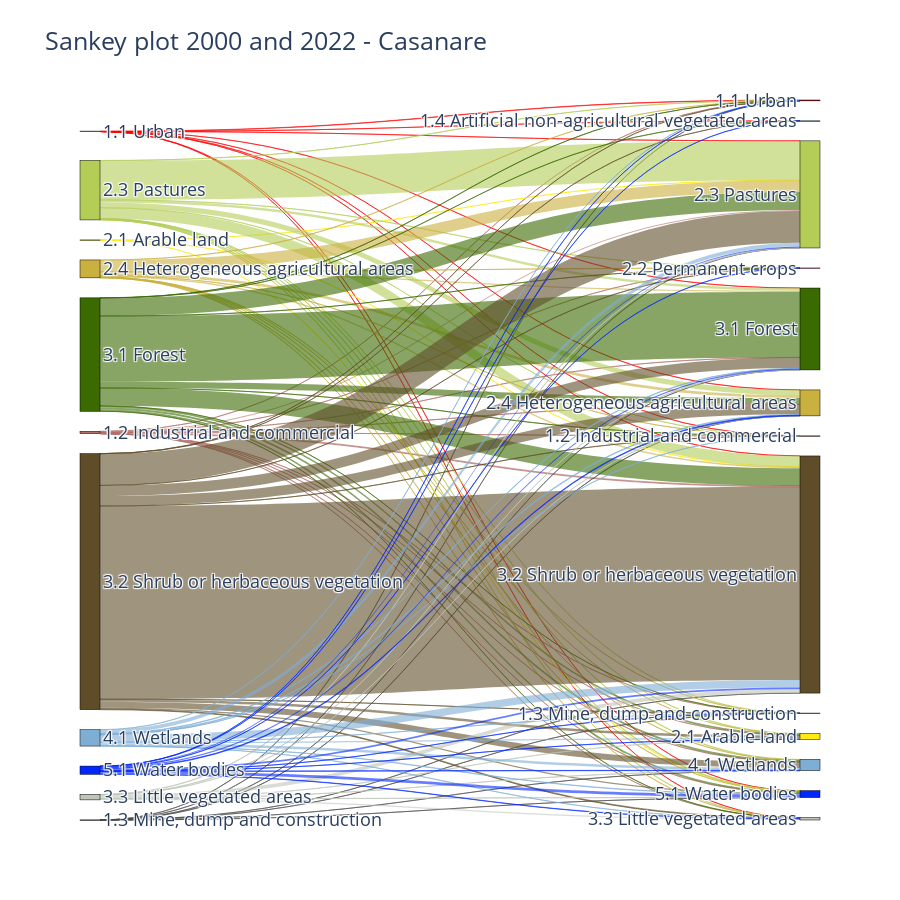

Write notebook code for a chart like this one.
### Code cell
inter = inter.rename(columns={'level2_1': 'Date1','level2_2':'Date2'})

label_set = set()
links = []

def add_links(inter, col_from, col_to):
    temp = inter.groupby([col_from, col_to])["area"].sum().reset_index()
    for _, row in temp.iterrows():
        source = f"{col_from}_{row[col_from]}"
        target = f"{col_to}_{row[col_to]}"
        value = row["area"]
        label_set.update([source, target])
        links.append((source, target, value))

add_links(inter, "Date1", "Date2")

labels = list(label_set)
labels = sorted(label_set, key=lambda x: x.split("_", 1)[1])
label_to_index = {label: i for i, label in enumerate(labels)}

source = [label_to_index[s] for s, t, v in links]
target = [label_to_index[t] for s, t, v in links]
value = [v for s, t, v in links]

color_dict = {
    "1.1 Urban": "#FD0000",
    "1.2 Industrial and commercial": "#B26E69",
    "1.3 Mine, dump and construction": "#4a4a4a",
    "1.4 Artificial non-agricultural vegetated areas": "#00CCBB",
    "2.1 Arable land": "#ffeb12",
    "2.2 Permanent crops": "#ED66C0",
    "2.3 Pastures": "#b3cd57",
    "2.4 Heterogeneous agricultural areas": "#CAB03E",
    "3.1 Forest": "#3a6a00",
    "3.2 Shrub or herbaceous vegetation": "#5f4d29",
    "3.3 Little vegetated areas": "#bfc5b9",
    "4.1 Wetlands": "#7faed5",
    "5.1 Water bodies": "#0127ff",
    "9.9 Unknown": "#FBF1F1"
}

display_labels = [label.split("_", 1)[1] for label in labels]

colors = []
for label in labels:
    class_name = label.split("_", 1)[1].strip()
    colors.append(color_dict.get(class_name, "gray"))

def hex_to_rgba(hex_color, alpha=0.6):
    hex_color = hex_color.lstrip("#")
    r, g, b = tuple(int(hex_color[i:i+2], 16) for i in (0, 2, 4))
    return f"rgba({r},{g},{b},{alpha})"

missing_classes = set()
for s, t, v in links:
    class_name = s.split("_", 1)[1].strip()
    if class_name not in color_dict:
        missing_classes.add(class_name)

link_colors = []
for s, t, v in links:
    class_name = s.split("_", 1)[1].strip()
    hex_color = color_dict.get(class_name, "#999999")
    link_colors.append(hex_to_rgba(hex_color))

fig = go.Figure(data=[go.Sankey(
    arrangement="snap",
    node=dict(
        pad=20,
        thickness=20,
        line=dict(color="black", width=0.5),
        label=display_labels,
        color=colors
    ),
    link=dict(
        source=source,
        target=target,
        value=value,
        color=link_colors
    )
)])

fig.update_layout(
    title_text="Sankey plot 2000 and 2022 - Casanare",
    font_size=18,
    height=900
)

### Figure 1 — Plotly figure (JSON) as saved in the notebook; plotly's stock layout.template omitted (floating-point values rounded to 4 significant figures)
{"data": [{"arrangement": "snap", "link": {"color": ["rgba(253,0,0,0.6)", "rgba(253,0,0,0.6)", "rgba(253,0,0,0.6)", "rgba(253,0,0,0.6)", "rgba(253,0,0,0.6)", "rgba(253,0,0,0.6)", "rgba(253,0,0,0.6)", "rgba(253,0,0,0.6)", "rgba(253,0,0,0.6)", "rgba(178,110,105,0.6)", "rgba(178,110,105,0.6)", "rgba(178,110,105,0.6)", "rgba(178,110,105,0.6)", "rgba(178,110,105,0.6)", "rgba(178,110,105,0.6)", "rgba(178,110,105,0.6)", "rgba(178,110,105,0.6)", "rgba(178,110,105,0.6)", "rgba(178,110,105,0.6)", "rgba(178,110,105,0.6)", "rgba(178,110,105,0.6)", "rgba(74,74,74,0.6)", "rgba(74,74,74,0.6)", "rgba(74,74,74,0.6)", "rgba(74,74,74,0.6)", "rgba(74,74,74,0.6)", "rgba(74,74,74,0.6)", "rgba(74,74,74,0.6)", "rgba(74,74,74,0.6)", "rgba(255,235,18,0.6)", "rgba(255,235,18,0.6)", "rgba(255,235,18,0.6)", "rgba(179,205,87,0.6)", "rgba(179,205,87,0.6)", "rgba(179,205,87,0.6)", "rgba(179,205,87,0.6)", "rgba(179,205,87,0.6)", "rgba(179,205,87,0.6)", "rgba(179,205,87,0.6)", "rgba(179,205,87,0.6)", "rgba(179,205,87,0.6)", "rgba(179,205,87,0.6)", "rgba(179,205,87,0.6)", "rgba(179,205,87,0.6)", "rgba(202,176,62,0.6)", "rgba(202,176,62,0.6)", "rgba(202,176,62,0.6)", "rgba(202,176,62,0.6)", "rgba(202,176,62,0.6)", "rgba(202,176,62,0.6)", "rgba(202,176,62,0.6)", "rgba(202,176,62,0.6)", "rgba(202,176,62,0.6)", "rgba(202,176,62,0.6)", "rgba(202,176,62,0.6)", "rgba(202,176,62,0.6)", "rgba(58,106,0,0.6)", "rgba(58,106,0,0.6)", "rgba(58,106,0,0.6)", "rgba(58,106,0,0.6)", "rgba(58,106,0,0.6)", "rgba(58,106,0,0.6)", "rgba(58,106,0,0.6)", "rgba(58,106,0,0.6)", "rgba(58,106,0,0.6)", "rgba(58,106,0,0.6)", "rgba(58,106,0,0.6)", "rgba(58,106,0,0.6)", "rgba(58,106,0,0.6)", "rgba(95,77,41,0.6)", "rgba(95,77,41,0.6)", "rgba(95,77,41,0.6)", "rgba(95,77,41,0.6)", "rgba(95,77,41,0.6)", "rgba(95,77,41,0.6)", "rgba(95,77,41,0.6)", "rgba(95,77,41,0.6)", "rgba(95,77,41,0.6)", "rgba(95,77,41,0.6)", "rgba(95,77,41,0.6)", "rgba(95,77,41,0.6)", "rgba(95,77,41,0.6)", "rgba(191,197,185,0.6)", "rgba(191,197,185,0.6)", "rgba(191,197,185,0.6)", "rgba(191,197,185,0.6)", "rgba(191,197,185,0.6)", "rgba(191,197,185,0.6)", "rgba(191,197,185,0.6)", "rgba(191,197,185,0.6)", "rgba(127,174,213,0.6)", "rgba(127,174,213,0.6)", "rgba(127,174,213,0.6)", "rgba(127,174,213,0.6)", "rgba(127,174,213,0.6)", "rgba(127,174,213,0.6)", "rgba(127,174,213,0.6)", "rgba(127,174,213,0.6)", "rgba(127,174,213,0.6)", "rgba(127,174,213,0.6)", "rgba(127,174,213,0.6)", "rgba(1,39,255,0.6)", "rgba(1,39,255,0.6)", "rgba(1,39,255,0.6)", "rgba(1,39,255,0.6)", "rgba(1,39,255,0.6)", "rgba(1,39,255,0.6)", "rgba(1,39,255,0.6)", "rgba(1,39,255,0.6)", "rgba(1,39,255,0.6)", "rgba(1,39,255,0.6)", "rgba(1,39,255,0.6)", "rgba(1,39,255,0.6)"], "source": [1, 1, 1, 1, 1, 1, 1, 1, 1, 2, 2, 2, 2, 2, 2, 2, 2, 2, 2, 2, 2, 4, 4, 4, 4, 4, 4, 4, 4, 7, 7, 7, 10, 10, 10, 10, 10, 10, 10, 10, 10, 10, 10, 10, 13, 13, 13, 13, 13, 13, 13, 13, 13, 13, 13, 13, 15, 15, 15, 15, 15, 15, 15, 15, 15, 15, 15, 15, 15, 16, 16, 16, 16, 16, 16, 16, 16, 16, 16, 16, 16, 16, 19, 19, 19, 19, 19, 19, 19, 19, 20, 20, 20, 20, 20, 20, 20, 20, 20, 20, 20, 22, 22, 22, 22, 22, 22, 22, 22, 22, 22, 22, 22], "target": [0, 3, 6, 11, 12, 14, 17, 18, 23, 0, 3, 5, 8, 9, 11, 12, 14, 17, 18, 21, 23, 0, 5, 11, 12, 14, 17, 21, 23, 11, 17, 23, 0, 3, 5, 8, 9, 11, 12, 14, 17, 18, 21, 23, 0, 3, 5, 8, 9, 11, 12, 14, 17, 18, 21, 23, 0, 3, 5, 6, 8, 9, 11, 12, 14, 17, 18, 21, 23, 0, 3, 5, 6, 8, 9, 11, 12, 14, 17, 18, 21, 23, 8, 11, 12, 14, 17, 18, 21, 23, 0, 3, 5, 8, 11, 12, 14, 17, 18, 21, 23, 0, 5, 6, 8, 9, 11, 12, 14, 17, 18, 21, 23], "value": [18.12, 0.08568, 0.1165, 1.201, 0.8441, 0.1458, 0.3155, 0.001261, 0.091, 1.393, 1.958, 0.5696, 1.872, 0.0412, 49.92, 8.424, 2.388, 44.58, 0.0004677, 0.5452, 0.5768, 0.1011, 3.42, 0.4995, 0.712, 0.0113, 0.8124, 0.1049, 0.2625, 0.4962, 0.004121, 0.0746, 8.225, 0.31, 1.229, 15.2, 0.3519, 1939.0, 255.5, 129.4, 532.2, 5.615, 23.52, 25.94, 3.019, 0.2519, 0.7799, 4.733, 1.112, 578.9, 138.9, 56.72, 72.8, 0.5622, 7.461, 18.64, 2.959, 0.0982, 6.059, 0.2597, 83.16, 1.273, 891.7, 314.5, 3238.0, 873.8, 7.424, 94.83, 85.95, 6.027, 0.967, 1.771, 0.01819, 126.5, 0.3556, 1565.0, 486.7, 525.9, 9536.0, 38.68, 297.3, 52.63, 0.1316, 17.24, 4.531, 5.89, 184.3, 50.06, 4.262, 9.509, 1.218, 0.01056, 0.2461, 59.32, 189.4, 37.94, 22.29, 362.1, 1.276, 114.7, 19.89, 0.641, 0.1386, 0.001688, 3.494, 0.0002841, 52.59, 32.79, 60.78, 95.25, 16.22, 15.79, 127.8]}, "node": {"color": ["#FD0000", "#FD0000", "#B26E69", "#B26E69", "#4a4a4a", "#4a4a4a", "#00CCBB", "#ffeb12", "#ffeb12", "#ED66C0", "#b3cd57", "#b3cd57", "#CAB03E", "#CAB03E", "#3a6a00", "#3a6a00", "#5f4d29", "#5f4d29", "#bfc5b9", "#bfc5b9", "#7faed5", "#7faed5", "#0127ff", "#0127ff"], "label": ["1.1 Urban", "1.1 Urban", "1.2 Industrial and commercial", "1.2 Industrial and commercial", "1.3 Mine, dump and construction", "1.3 Mine, dump and construction", "1.4 Artificial non-agricultural vegetated areas", "2.1 Arable land", "2.1 Arable land", "2.2 Permanent crops", "2.3 Pastures", "2.3 Pastures", "2.4 Heterogeneous agricultural areas", "2.4 Heterogeneous agricultural areas", "3.1 Forest", "3.1 Forest", "3.2 Shrub or herbaceous vegetation", "3.2 Shrub or herbaceous vegetation", "3.3 Little vegetated areas", "3.3 Little vegetated areas", "4.1 Wetlands", "4.1 Wetlands", "5.1 Water bodies", "5.1 Water bodies"], "line": {"color": "black", "width": 0.5}, "pad": 20, "thickness": 20}, "type": "sankey"}], "layout": {"font": {"size": 18}, "height": 900, "title": {"text": "Sankey plot 2000 and 2022 - Casanare"}}}
